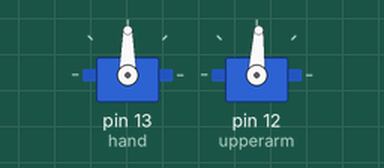
Recording of a sketch running on a simulated Arduino Uno, built with avr-gcc and run on an emulated ATmega328P. Parts: 2 × servo.

Above: at 0.05 s.
At 3.25 s:
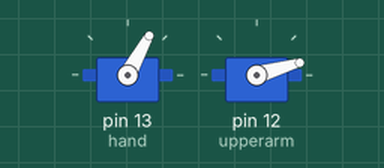
At 6.45 s:
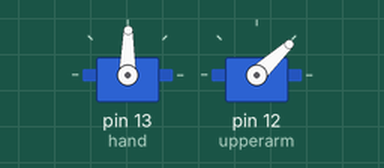
At 12.9 s:
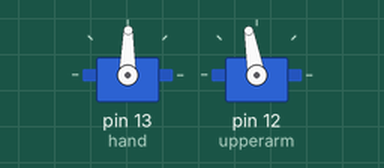
Timing chart, 0 to 16.9 s (numbered marks = the images above):
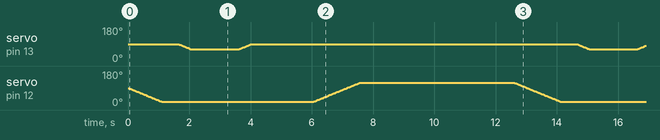

The sketch:

catch.ino
```cpp
#include <Servo.h>

Servo hand;
Servo upperarm;

void setup(){
  hand.attach(13);
  upperarm.attach(12);
}

void loop(){
  upperang(15);
  delay(500);

  rotate(60);
  delay(1500);
  rotate(90);
  delay(2000);

  upperang(120);
  delay(5000);
}

void rotate(int angle){
  int currentangle;
  currentangle = hand.read();

  if (currentangle > angle){
    for (int i = currentangle;i > angle;i--){
      hand.write(i);
      delay(15);
    }
  }
  else if (currentangle < angle){
    for (int i = currentangle;i < angle;i++){
      hand.write(i);
      delay(15);
    }
  }
}

void upperang(int angle){
  int currentangle;
  currentangle = upperarm.read();

  if (currentangle > angle){
    for (int i = currentangle;i > angle;i--){
      upperarm.write(i);
      delay(15);
    }
  }

  else if (currentangle < angle){
    for (int i = currentangle;i < angle;i++){
      upperarm.write(i);
      delay(15);
    }
  }

}
```
